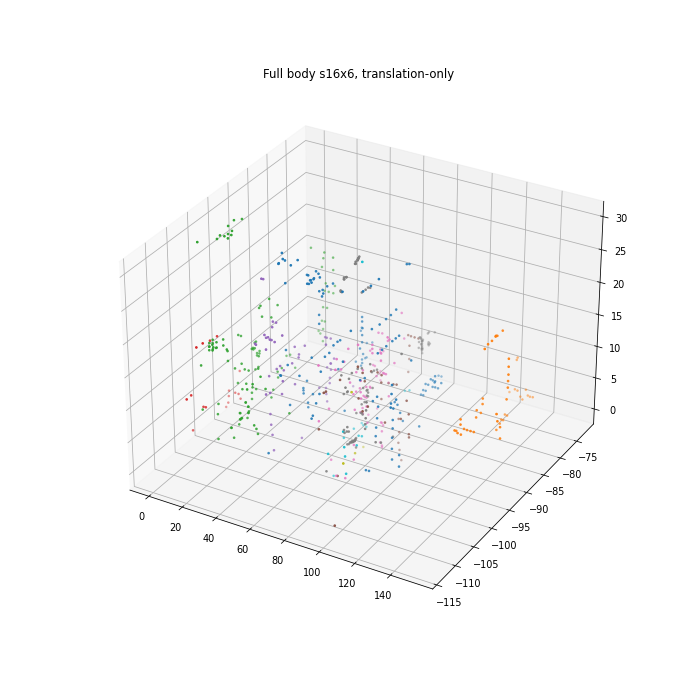

The script that saved this image:
#!/usr/bin/env python3
"""Render batches as s16x6 (12B/vert), translation-only."""
import struct
import numpy as np
import matplotlib
matplotlib.use('Agg')
import matplotlib.pyplot as plt
from mpl_toolkits.mplot3d import Axes3D

P = '/home/hatch/workspace/agent-ops/worktrees/wrestling-teardown/wwe-wrestlemania-xix/.scratch/files/model__wrestler__000_0.ymg'
d = open(P,'rb').read()
def u32(o): return struct.unpack('>I', d[o:o+4])[0]
def f32(o): return struct.unpack('>f', d[o:o+4])[0]
def i16(o): return struct.unpack('>h', d[o:o+2])[0]

NB=71
names=[]; pars=[]; poss=[]
for i in range(NB):
    o=0xf3b4+i*64
    names.append(d[o+8:o+24].split(b'\x00')[0].decode('ascii','replace'))
    pars.append(u32(o+24)); poss.append(np.array([f32(o+28+j*4) for j in range(3)]))
acc=[None]*NB
def get(i):
    if acc[i] is not None: return acc[i]
    p=pars[i]
    acc[i]=poss[i] if (p==0xFFFFFFFF or p>=NB) else get(p)+poss[i]
    return acc[i]
for i in range(NB): get(i)

bt=0x7ca0
batches=[]
for r in range(1,14):
    o=bt+r*8
    idx,c1=d[o],d[o+1]; off=u32(o+4)
    base=0x80+off
    # 12 bytes/vert: pos.xyz (s16x3) + nrm.xyz (s16x3)
    verts=np.array([(i16(base+i*12)/64.0, i16(base+i*12+2)/64.0, i16(base+i*12+4)/64.0) for i in range(c1)])
    batches.append(dict(idx=idx, verts=verts))

bmap = {0:4, 1:20, 2:23, 3:2, 4:66, 5:68, 6:69, 7:6, 8:6, 9:6, 10:6, 11:6, 12:6}
fig = plt.figure(figsize=(10, 10))
ax = fig.add_subplot(111, projection='3d')
colors = plt.cm.tab10(np.linspace(0,1,13))
for bi, b in enumerate(batches):
    bone = bmap[bi]
    wpts = b['verts'] + acc[bone]
    ax.scatter(wpts[:,0], wpts[:,1], wpts[:,2], s=3, c=[colors[bi]])
ax.set_title('Full body s16x6, translation-only')
plt.savefig('/home/hatch/workspace/wmxix-mod-testbed/teardown/wwe-wrestlemania-xix/work/dol-analysis/body_s16x6.png', dpi=70)
print('saved body_s16x6.png')
# also print bbox of all
allpts = np.vstack([b['verts']+acc[bmap[bi]] for bi,b in enumerate(batches)])
print('overall bbox:', allpts.min(axis=0), allpts.max(axis=0))
